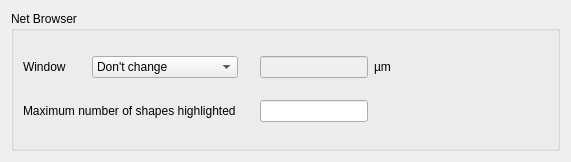
<?xml version="1.0" encoding="UTF-8"?>
<ui version="4.0">
 <class>NetlistBrowserConfigPage</class>
 <widget class="QFrame" name="NetlistBrowserConfigPage">
  <property name="geometry">
   <rect>
    <x>0</x>
    <y>0</y>
    <width>571</width>
    <height>162</height>
   </rect>
  </property>
  <property name="windowTitle">
   <string>Netlist Database Browser</string>
  </property>
  <layout class="QVBoxLayout" name="verticalLayout">
   <item>
    <widget class="QGroupBox" name="groupBox">
     <property name="title">
      <string>Net Browser</string>
     </property>
     <layout class="QGridLayout">
      <property name="leftMargin">
       <number>9</number>
      </property>
      <property name="topMargin">
       <number>9</number>
      </property>
      <property name="rightMargin">
       <number>9</number>
      </property>
      <property name="bottomMargin">
       <number>9</number>
      </property>
      <property name="spacing">
       <number>6</number>
      </property>
      <item row="0" column="2">
       <spacer>
        <property name="orientation">
         <enum>Qt::Horizontal</enum>
        </property>
        <property name="sizeType">
         <enum>QSizePolicy::Minimum</enum>
        </property>
        <property name="sizeHint" stdset="0">
         <size>
          <width>10</width>
          <height>20</height>
         </size>
        </property>
       </spacer>
      </item>
      <item row="0" column="1">
       <widget class="QComboBox" name="cbx_window">
        <item>
         <property name="text">
          <string>Don't change</string>
         </property>
        </item>
        <item>
         <property name="text">
          <string>Fit net with margin ..</string>
         </property>
        </item>
        <item>
         <property name="text">
          <string>Center net</string>
         </property>
        </item>
        <item>
         <property name="text">
          <string>Center net with size ..</string>
         </property>
        </item>
       </widget>
      </item>
      <item row="1" column="3">
       <widget class="QLineEdit" name="le_max_markers">
        <property name="sizePolicy">
         <sizepolicy hsizetype="Preferred" vsizetype="Fixed">
          <horstretch>0</horstretch>
          <verstretch>0</verstretch>
         </sizepolicy>
        </property>
       </widget>
      </item>
      <item row="0" column="0">
       <widget class="QLabel" name="textLabel1_2">
        <property name="text">
         <string>Window      </string>
        </property>
       </widget>
      </item>
      <item row="0" column="4">
       <widget class="QLabel" name="textLabel2">
        <property name="text">
         <string>µm</string>
        </property>
       </widget>
      </item>
      <item row="0" column="3">
       <widget class="QLineEdit" name="le_window">
        <property name="enabled">
         <bool>false</bool>
        </property>
        <property name="sizePolicy">
         <sizepolicy hsizetype="Preferred" vsizetype="Fixed">
          <horstretch>0</horstretch>
          <verstretch>0</verstretch>
         </sizepolicy>
        </property>
       </widget>
      </item>
      <item row="0" column="5" rowspan="2">
       <spacer>
        <property name="orientation">
         <enum>Qt::Horizontal</enum>
        </property>
        <property name="sizeHint" stdset="0">
         <size>
          <width>40</width>
          <height>20</height>
         </size>
        </property>
       </spacer>
      </item>
      <item row="1" column="0" colspan="3">
       <widget class="QLabel" name="label_2">
        <property name="text">
         <string>Maximum number of shapes highlighted</string>
        </property>
       </widget>
      </item>
     </layout>
    </widget>
   </item>
  </layout>
 </widget>
 <layoutdefault spacing="6" margin="11"/>
 <resources/>
 <connections/>
</ui>
